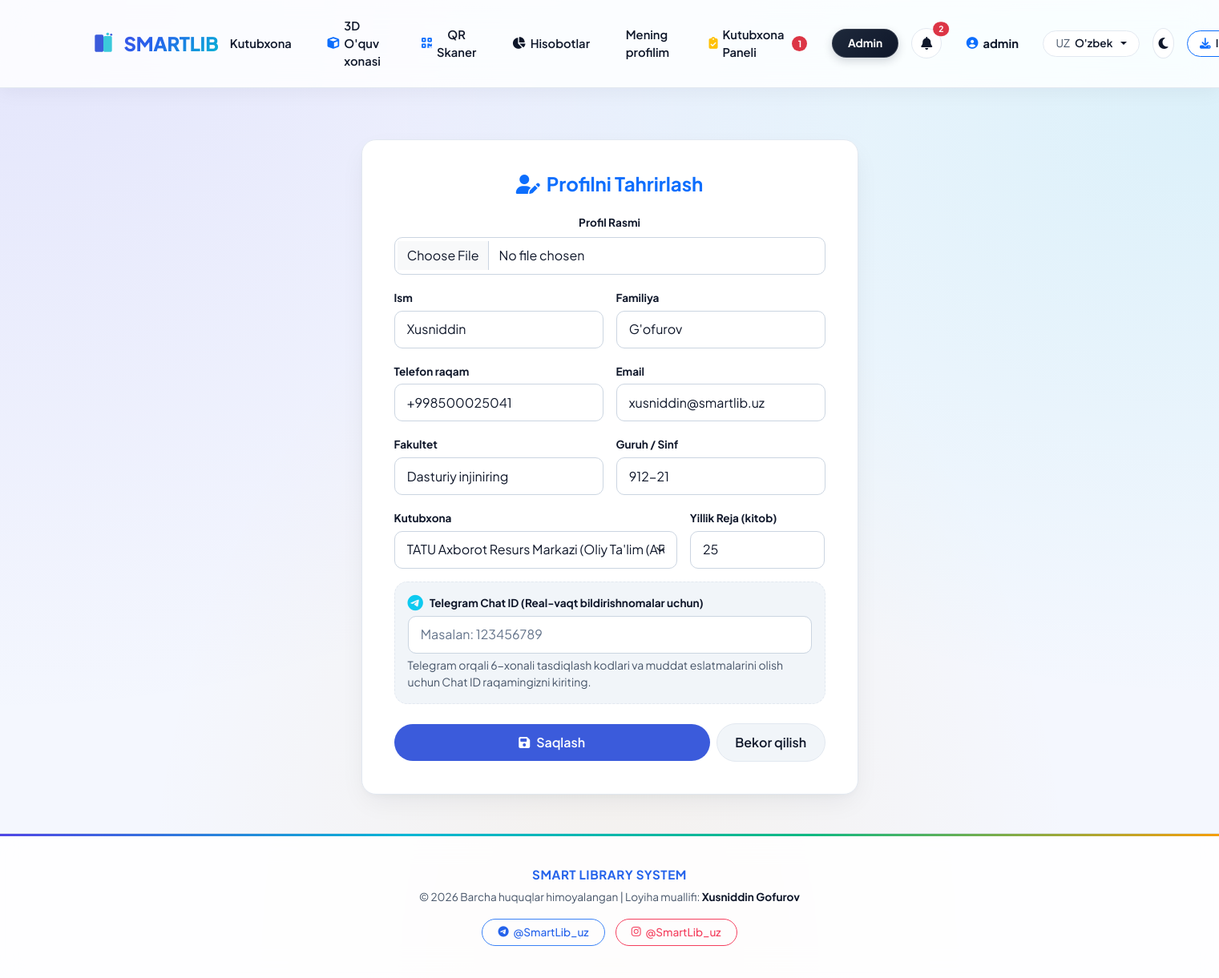
Screenshot of /profile/edit/ (signed in) with the database file from the repository.
### users/models.py (models this page shows, shortened)
class CustomUser(AbstractUser):
    ROLE_CHOICES = [
        ('student', "Talaba (Universitet)"),
        ('pupil', "O'quvchi (Maktab)"),
        ('citizen', "Mustaqil Kitobxon (Aholi)"),
    ]
    STATUS_CHOICES = [
        ('user', "Foydalanuvchi"),
        ('librarian', "Kutubxonachi"),
        ('admin', "Admin"),
    ]
    role = models.CharField(
        "Kim sifatida kirmoqchisiz?",
        max_length=30,
        choices=ROLE_CHOICES,
        default='student',
        db_index=True,
    )
    status = models.CharField(
        "Status",
        max_length=30,
        choices=STATUS_CHOICES,
        default='user',
        db_index=True,
    )
    phone = models.CharField("Telefon raqam", max_length=30, blank=True)
    telegram_chat_id = models.CharField(
        "Telegram Chat ID",
        max_length=64,
        blank=True,
        db_index=True,
        help_text="Telegram bot (@SmartLibBot) orqali xabarnomalar olish uchun Chat ID",
    )
    profile_picture = models.ImageField("Profil Rasmi", upload_to='profiles/', blank=True, null=True)
    library = models.ForeignKey(
        Library,
        on_delete=models.SET_NULL,
        null=True,
        blank=True,
        verbose_name="Kutubxona",
        related_name='members',
    )
    annual_goal = models.PositiveIntegerField(
        "Yillik Reja",
        default=10,
        validators=[MinValueValidator(1), MaxValueValidator(500)],
    )
    student_id = models.CharField("Student ID (Hemis)", max_length=50, blank=True, db_index=True)
    faculty = models.CharField("Fakultet", max_length=150, blank=True, db_index=True)
    group_name = models.CharField("Guruh", max_length=50, blank=True)
    grade = models.CharField("Sinf (Masalan: 11)", max_length=20, blank=True)
    grade_letter = models.CharField("Sinf Harfi (Masalan: A)", max_length=10, blank=True)
    parent_phone = models.CharField("Ota-ona telefoni", max_length=30, blank=True)
    mahalla = models.CharField("Mahalla Nomi", max_length=150, blank=True)
    street = models.CharField("Ko'cha", max_length=150, blank=True)
    house_number = models.CharField("Uy raqami", max_length=50, blank=True)
    occupation = models.CharField("Kasbi / Ish joyi", max_length=150, blank=True)
    class Meta:
        verbose_name = "Foydalanuvchi "
        verbose_name_plural = "Foydalanuvchilar"
    @property
    def full_display_name(self):
        full = f"{(self.first_name or '').strip()} {(self.last_name or '').strip()}".strip()
        return full if full else self.username

class Library(models.Model):
    INSTITUTION_TYPES = [
        ('arm', "Oliy Ta'lim (ARM)"),
        ('school', "Maktab Kutubxonasi"),
        ('public', "Viloyat/Tuman AKM (Jamoat)"),
    ]
    name = models.CharField("Kutubxona nomi", max_length=255, db_index=True)
    institution_type = models.CharField(
        "Muassasa Turi",
        max_length=50,
        choices=INSTITUTION_TYPES,
        default='arm',
        db_index=True,
    )
    region = models.CharField("Viloyat", max_length=150, blank=True, default="Toshkent shaxri")
    district = models.CharField("Tuman/Shahar", max_length=150, blank=True)
    address = models.TextField("Aniq Manzil", blank=True)
    class Meta:
        verbose_name = "Kutubxona "
        verbose_name_plural = "Kutubxonalar"
    def __str__(self):
        return f"{self.name} ({self.get_institution_type_display()})"

### books/views.py (the view, shortened to what this page needs)
# urls.py: path('profile/edit/', views.profile_edit_view, name='profile_edit'),
@login_required
def profile_edit_view(request):
    user = request.user
    libraries = Library.objects.all()
    return render(request, 'profile_edit.html', {'user': user, 'libraries': libraries, 'bot_username': get_bot_username()})

### books/telegram_service.py (called while the page is built)
def get_bot_username():
    return (
        os.environ.get('TELEGRAM_BOT_USERNAME', '').strip()
        or getattr(settings, 'TELEGRAM_BOT_USERNAME', 'SmartLibUzBot').strip()
    )

### templates/profile_edit.html (shortened to what this page needs)
{% extends 'base.html' %}
{% block content %}
<div class="container">
    <div class="edit-profile-card">
        <h4 class="fw-bold text-primary text-center mb-4">
            <i class="fa-solid fa-user-pen me-2"></i>Profilni Tahrirlash
        </h4>
        <form method="post" enctype="multipart/form-data">
            <div class="mb-3 text-center">
                <label class="form-label-sm d-block mb-2">Profil Rasmi</label>
                <input type="file" name="profile_picture" class="form-control" accept="image/*">
            </div>
            <div class="row g-3 mb-3">
                <div class="col-md-6">
                    <label class="form-label-sm">Ism</label>
                    <input type="text" name="first_name" value="{{ user.first_name }}" class="form-control" placeholder="First name">
                </div>
                <div class="col-md-6">
                    <label class="form-label-sm">Familiya</label>
                    <input type="text" name="last_name" value="{{ user.last_name }}" class="form-control" placeholder="Last name">
                </div>
            </div>
            <div class="row g-3 mb-3">
                <div class="col-md-6">
                    <label class="form-label-sm">Telefon raqam</label>
                    <input type="text" name="phone" value="{{ user.phone }}" class="form-control" placeholder="Telefon raqam">
                </div>
                <div class="col-md-6">
                    <label class="form-label-sm">Email</label>
                    <input type="email" name="email" value="{{ user.email }}" class="form-control" placeholder="Email address">
                </div>
            </div>
            <div class="row g-3 mb-3">
                <div class="col-md-6">
                    <label class="form-label-sm">Fakultet</label>
                    <input type="text" name="faculty" value="{{ user.faculty }}" class="form-control" placeholder="Masalan: Dasturiy injiniring">
                </div>
                <div class="col-md-6">
                    <label class="form-label-sm">Guruh / Sinf</label>
                    <input type="text" name="group_name" value="{{ user.group_name }}" class="form-control" placeholder="Masalan: 912-21">
                </div>
            </div>
            <div class="row g-3 mb-3">
                <div class="col-md-8">
                    <label class="form-label-sm">Kutubxona</label>
                    <select name="library" class="form-select">
                        {% for lib in libraries %}
                            <option value="{{ lib.pk }}" {% if user.library_id == lib.pk %}selected{% endif %}>{{ lib }}</option>
                        {% endfor %}
                    </select>
                </div>
                <div class="col-md-4">
                    <label class="form-label-sm">Yillik Reja (kitob)</label>
                    <input type="number" name="annual_goal" value="{{ user.annual_goal|default:10 }}" min="1" max="500" class="form-control">
                </div>
            </div>
            <div class="mb-4 p-3 rounded-4" style="background: var(--bg-subtle); border: 1px dashed var(--border-color);">
                <label class="form-label-sm d-flex align-items-center gap-2">
                    <i class="fa-brands fa-telegram text-info fs-5"></i>
                    <span>Telegram Chat ID (Real-vaqt bildirishnomalar uchun)</span>
                </label>
                <input type="text" name="telegram_chat_id" value="{{ user.telegram_chat_id }}" class="form-control mb-1" placeholder="Masalan: 123456789">
                <small class="text-muted d-block">
                    Telegram orqali 6-xonali tasdiqlash kodlari va muddat eslatmalarini olish uchun Chat ID raqamingizni kiriting.
                </small>
            </div>
            <div class="d-flex align-items-center gap-2">
                <button type="submit" class="btn-save-pill">
                    <i class="fa-solid fa-floppy-disk me-2"></i>Saqlash
                </button>
                <a href="{% url 'profile' %}" class="btn-cancel-pill">Bekor qilish</a>
            </div>
        </form>
    </div>
</div>
{% endblock %}

### templates/base.html (shortened to what this page needs)
<!DOCTYPE html>
<html lang="uz" data-theme="light" data-bs-theme="light">
<head>
    <link href="https://cdn.jsdelivr.net/npm/bootstrap@5.3.3/dist/css/bootstrap.min.css" rel="stylesheet">
    <link href="https://cdnjs.cloudflare.com/ajax/libs/font-awesome/6.5.2/css/all.min.css" rel="stylesheet">
</head>
<body>
    <nav class="smart-navbar sticky-top">
        <div class="container d-flex align-items-center justify-content-between">
            <a href="{% url 'home' %}" class="brand-logo">
                <span>SMARTLIB</span>
            </a>
            <div class="d-none d-lg-flex align-items-center gap-3">
                <a href="{% url 'home' %}" class="nav-link-custom">Kutubxona</a>
                <a href="{% url 'reading_room' %}" class="nav-link-custom">
                    <i class="fa-solid fa-cube text-primary"></i> <span>3D O'quv xonasi</span>
                </a>
                <button type="button" class="nav-link-custom border-0 bg-transparent" data-bs-toggle="modal" data-bs-target="#qrScannerModal" title="QR Skaner">
                    <i class="fa-solid fa-qrcode text-primary"></i> <span>QR Skaner</span>
                </button>
                {% if user.is_authenticated %}
                    <a href="{% url 'reports' %}" class="nav-link-custom fw-semibold">
                        <i class="fa-solid fa-chart-pie"></i> <span>Hisobotlar</span>
                    </a>
                    <a href="{% url 'profile' %}" class="nav-link-custom">Mening profilim</a>
                    {% if is_librarian_or_admin %}
                    <a href="{% url 'librarian_desk' %}" class="nav-link-custom position-relative" title="Kutubxona Paneli">
                        <i class="fa-solid fa-clipboard-check text-warning"></i> <span>Kutubxona Paneli</span>
                        {% if pending_librarian_count > 0 %}
                        <span class="badge rounded-pill bg-danger ms-1" style="font-size: 0.7rem;">{{ pending_librarian_count }}</span>
                        {% endif %}
                    </a>
                    {% endif %}
                    {% if user.is_staff or user.is_superuser or user.status == 'admin' or user.status == 'librarian' %}
                        <a href="/admin/" class="btn-admin-pill">Admin</a>
                    {% endif %}
                    <div class="dropdown">
                        <button class="theme-toggle-btn position-relative" type="button" data-bs-toggle="dropdown" aria-expanded="false" title="Bildirishnomalar">
                            <i class="fa-solid fa-bell"></i>
                            {% if unread_notifications_count > 0 %}
                            <span class="position-absolute top-0 start-100 translate-middle badge rounded-pill bg-danger" style="font-size: 0.65rem;">
                                {{ unread_notifications_count }}
                            </span>
                            {% endif %}
                        </button>
                    </div>
                    <a href="{% url 'profile' %}" class="nav-link-custom fw-bold">
                        <i class="fa-solid fa-circle-user text-primary"></i> <span>{{ user.username }}</span>
                    </a>
                {% else %}
                    <a href="{% url 'login' %}" class="nav-link-custom">Kirish</a>
                    <a href="{% url 'register' %}" class="btn-register-pill">A'zo bo'lish</a>
                {% endif %}
                <div class="dropdown">
                    <button class="lang-dropdown-btn dropdown-toggle" id="langDropdownBtn" type="button" data-bs-toggle="dropdown" aria-expanded="false">
                    </button>
                </div>
                <button type="button" class="theme-toggle-btn theme-toggle-action" title="Kunduzgi / Tungi rejim">
                    <i class="fa-solid fa-moon theme-icon"></i>
                </button>
                <div class="dropdown">
                    <button class="lang-dropdown-btn border-primary text-primary dropdown-toggle" id="appDownloadBtn" type="button" data-bs-toggle="dropdown" aria-expanded="false" title="Telefon va kompyuter uchun ilovalar">
                        <i class="fa-solid fa-download text-primary"></i> <span>Ilova</span>
                    </button>
                </div>
            </div>
        </div>
    </nav>
    <main class="flex-grow-1 py-4">
        {% block content %}{% endblock %}
    </main>
    <footer class="smart-footer">
        <div class="container">
            <div class="footer-title">SMART LIBRARY SYSTEM</div>
            <div class="footer-sub">
                &copy; 2026 <span>Barcha huquqlar himoyalangan</span> | <span>Loyiha muallifi:</span> <strong>Xusniddin Gofurov</strong>
            </div>
            <div>
                <a href="https://t.me/SmartLib_uz" target="_blank" class="social-pill-tg">
                    <i class="fa-brands fa-telegram"></i> @SmartLib_uz
                </a>
                <a href="https://instagram.com/SmartLib_uz" target="_blank" class="social-pill-ig">
                    <i class="fa-brands fa-instagram"></i> @SmartLib_uz
                </a>
            </div>
        </div>
    </footer>
</body>
</html>

### templates/profile_edit.html (style rules this page uses)
.edit-profile-card { max-width: 620px; margin: 1.5rem auto; background: var(--bg-card); color: var(--text-main); border-radius: 18px; padding: 2.5rem; box-shadow: var(--shadow-soft); border: 1px solid var(--border-color); }
.form-label-sm { font-weight: 700; font-size: 0.85rem; color: var(--text-main) !important; margin-bottom: 0.35rem; }
.btn-save-pill { background-color: #3b5bdb; color: #ffffff !important; border: none; border-radius: 50px; padding: 0.7rem 1.5rem; font-weight: 600; flex-grow: 1; }
.btn-save-pill * { color: #ffffff !important; }
.btn-cancel-pill { border: 1px solid var(--border-color); color: var(--text-main) !important; background: var(--bg-subtle); border-radius: 50px; padding: 0.7rem 1.4rem; font-weight: 600; text-decoration: none; }

### rows the page displays
CustomUser: username "admin", first_name "Xusniddin", last_name "G'ofurov", phone "+998500025041", email "xusniddin@smartlib.uz", faculty "Dasturiy injiniring", group_name "912-21", library "TATU Axborot Resurs Markazi (Oliy Ta'lim (ARM))", annual_goal "25"

### other values shown
{{ pending_librarian_count }} "1"
{{ unread_notifications_count }} "2"
